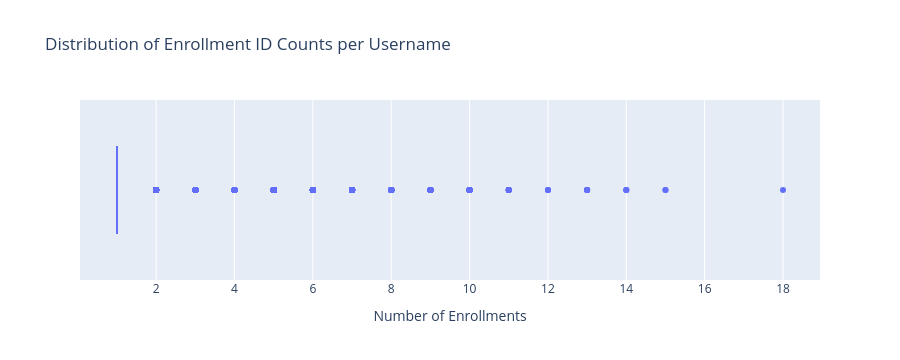

The cell this chart's notebook holds for it:
### Markdown cell above
## username

### Code cell
# Display the number of unique usernames
unique_usernames = df_combined['username'].nunique()
print(f"Number of unique usernames: {unique_usernames}")

# Aggregate the data by 'username' and calculate the number of unique 'enrollment_id' for each
df_dist_username = df_combined.groupby('username').agg({'enrollment_id': 'nunique'}).reset_index().sort_values(by='enrollment_id', ascending=False)

# Create a box plot for the distribution of 'enrollment_id'
fig = px.box(df_dist_username, 'enrollment_id', title='Distribution of Enrollment ID Counts per Username', labels={'enrollment_id': 'Number of Enrollments'})
fig.show()

### Figure 1 — Plotly figure (JSON) as saved in the notebook; plotly's stock layout.template omitted (floating-point values rounded to 4 significant figures; data arrays with more than 128 entries replaced by an {"elided": "..."} marker saying what was removed)
{"data": [{"alignmentgroup": "True", "hovertemplate": "Number of Enrollments=%{x}<extra></extra>", "legendgroup": "", "marker": {"color": "#636efa"}, "name": "", "notched": false, "offsetgroup": "", "orientation": "h", "showlegend": false, "type": "box", "x": {"elided": "53870 int values"}, "x0": " ", "xaxis": "x", "y0": " ", "yaxis": "y"}], "layout": {"autosize": true, "boxmode": "group", "height": 360, "legend": {"tracegroupgap": 0}, "title": {"text": "Distribution of Enrollment ID Counts per Username"}, "xaxis": {"anchor": "y", "autorange": true, "domain": [0, 1], "range": [0.05556, 18.94], "title": {"text": "Number of Enrollments"}, "type": "linear"}, "yaxis": {"anchor": "x", "autorange": true, "domain": [0, 1], "range": [-0.5, 0.5], "type": "category"}}}
